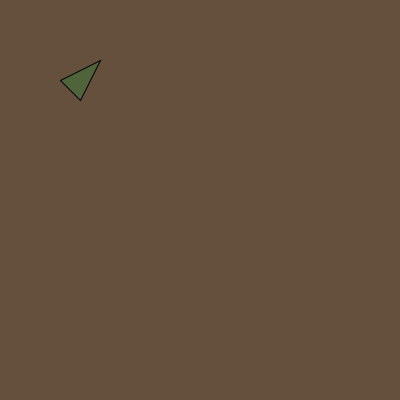
Frame 1 (no input)
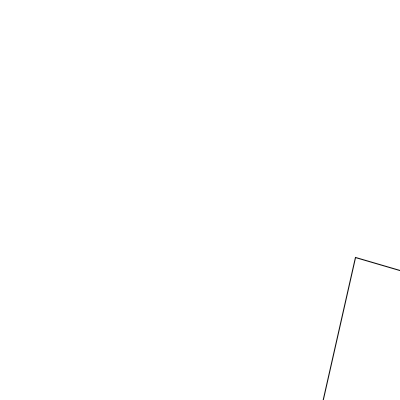
Frame 60 (the mouse pressed at the canvas centre just before this capture)
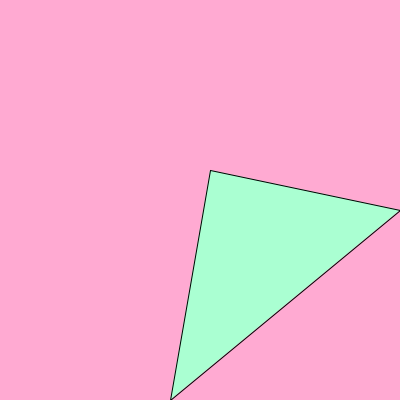
Frame 120 (the mouse held since frame 60 and released just before this capture)

The Processing sketch that drew these frames (run headless with seeded random() and noise(); from frame 60 on, the mouse is pressed at the canvas centre):

// Processing sketch: processing_55194
// ── processing_55194.pde

/*Project 2C Exercise
Code by Jennifer Nowack
York University: 211448347
YSDN-1006*/
//initialize variables
int a=60;
int b=100;
int c=80;

void setup(){
  size(400, 400);
  frameRate(30);
}

void draw(){
  background(b, c, a);
  fill(c, b, a);
  //draw triangle
  triangle(b,a,a,c,c,b);
  //make triangle grow by increasing integers
  if (a<500){
   a+=5;
   b+=10;
   c+=3;
  } //reset integers to origin
    else {
    a=60;
    b=100;
    c=80;
  }
}
